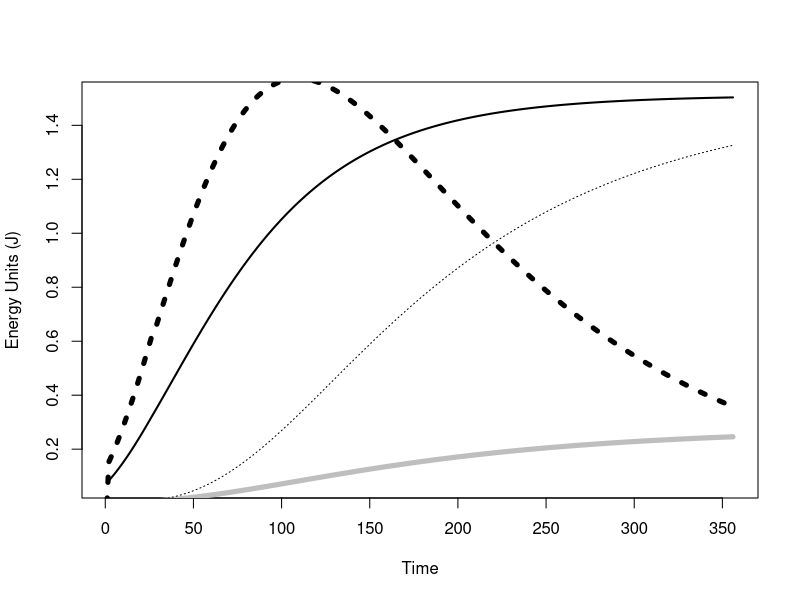
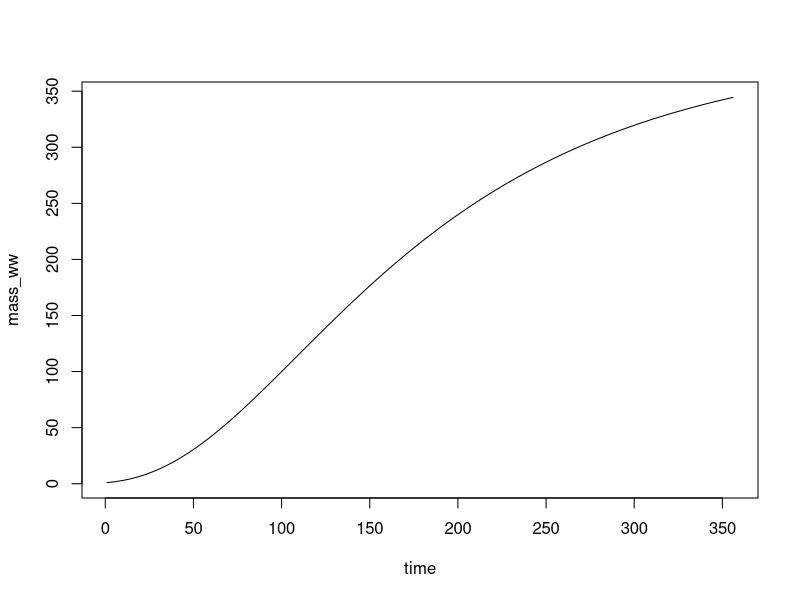
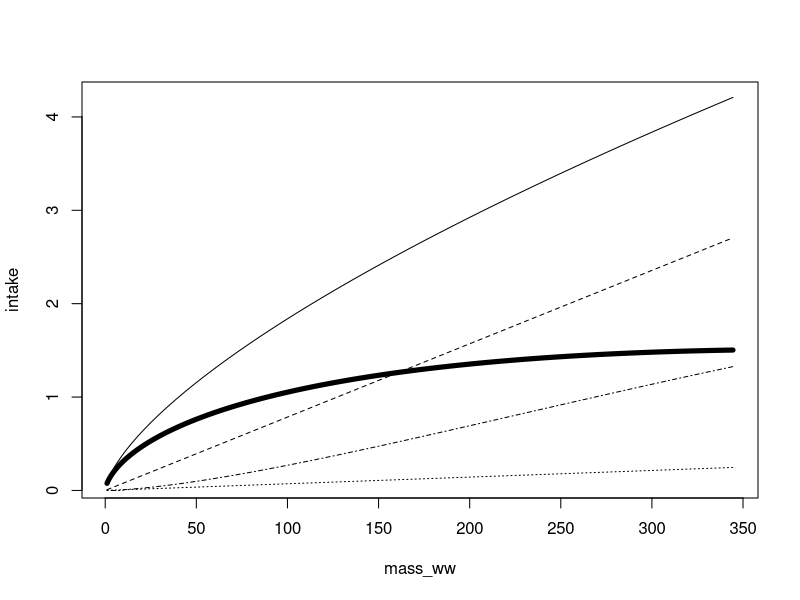
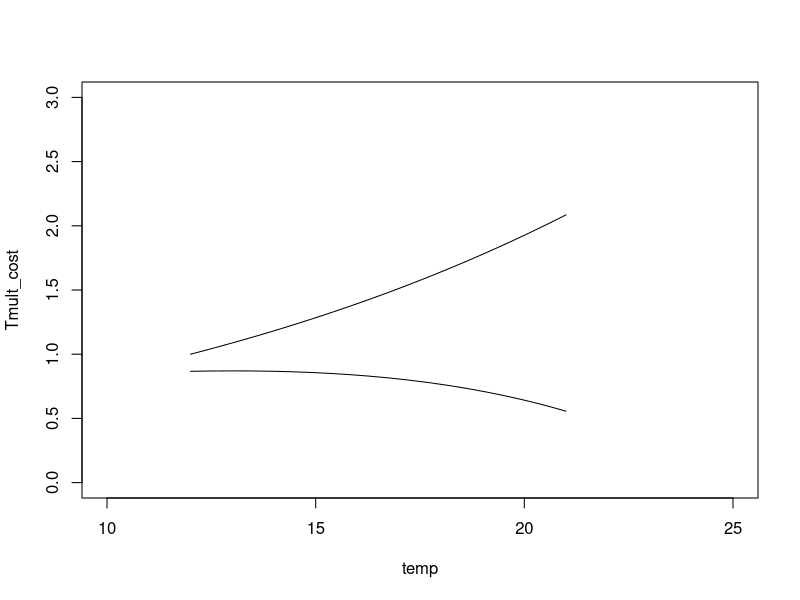
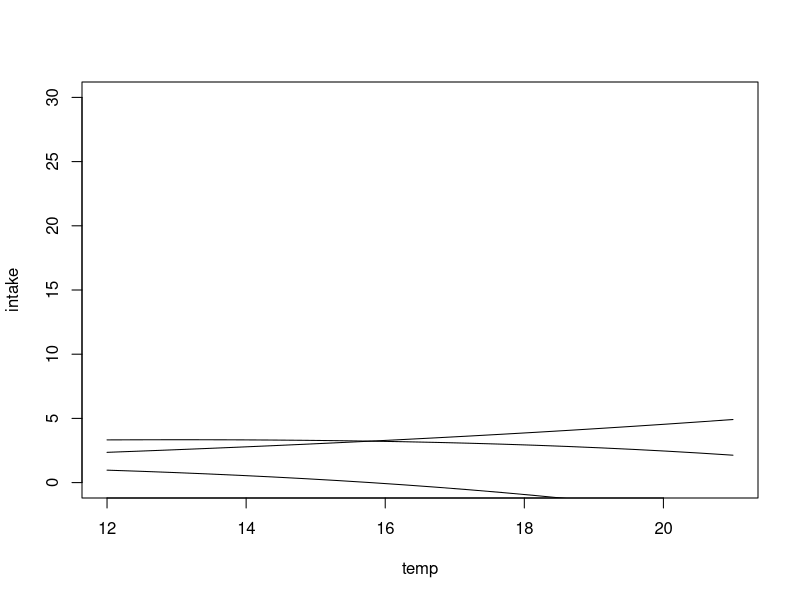
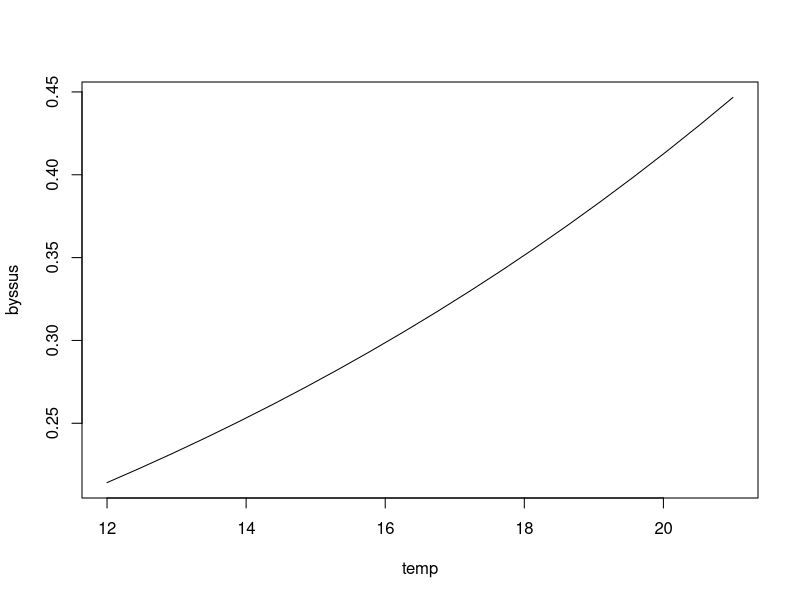
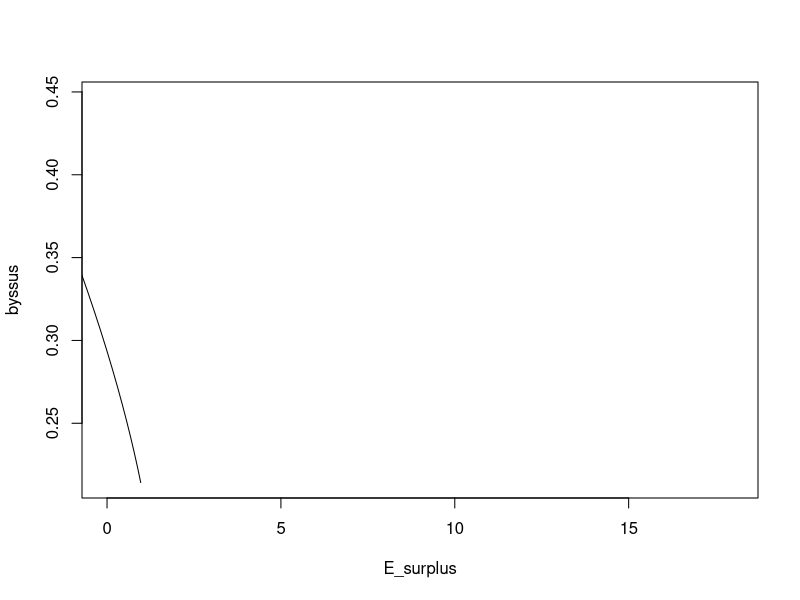
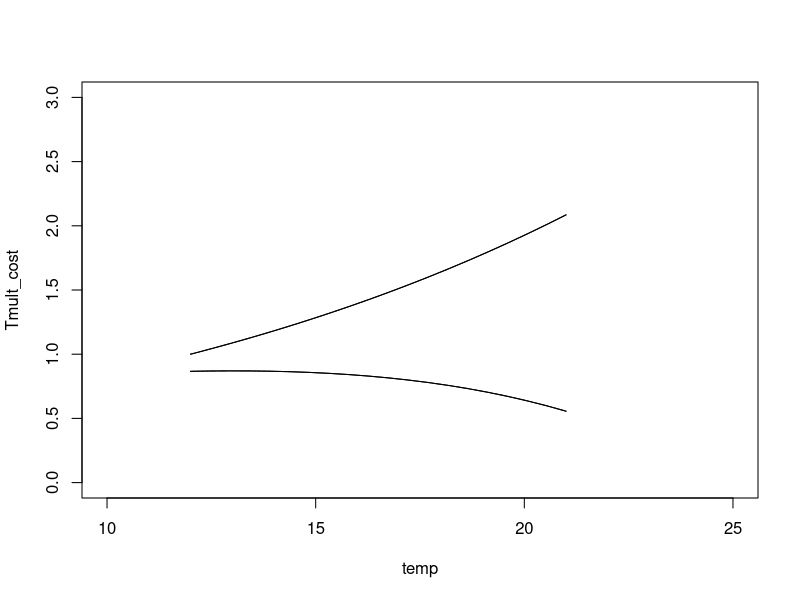

R code for these plots, in order: (Note: this script raises an error after producing the figures.)
# NEW M. trossulus MODEL FROM Sebens et al ####
# I'M NOT getting stuff that makes sense. Why does b_permass have to be so small, is it per mg not per g?
# 
# age at repro
# setting reproduction
# check labels on graph - they are mislabeled
# 


# scalars ####
a_perfood <- 2*4.2 *(1/1000)^(2/3) #2cal/g I X 4.2J/cal X (1g/1000 mg)^2/3 #0.25, brachi, will use M. edulis, Widdows and Bayne 1971
b_permass <- 1.7*4.2*1/1000 #.0145, brachi, will use M. edulis, was about .007, I calculated 0.006 for M. trossulus :)
eggs <- 0.11 # eggs, brachi
AE <- 0.75 # assimilation, Fly & Hilbish - AE vs. assimilation?
mortality <- 0.896 # mortality, brachi

# exponents ####
d <- 0.67 # intake, brachi, makes sense with surface area, tross might be 0.70
e <- 1 # cost, brachi, makes sense with volume

# temp parameters #### 
# guestimated. 
# Right I'm now using 10deg as a ref temp, a factor of 1.
temp <- 10 # temp (was in "other parameters category")
Aarhenius_T <- 6842.7 # Used to change cost with T # From Fly & Hilbish
ref_T_cost <- 283 #283K=10C # Used to change cost with T # At this temp, coeff is 1
ambient_T_cost <- temp # ambient temp
critical_T_intake <- 20 # this is the optimal intake temp
max_T_intake <- 30 # max temp for intake, shut down
const_Aarhenius <- 2
# Could fit these parameters for mussels

# Checked fcn here, used this to see if it is reasonable:
# temp<- seq(from = 5, to = 25, by = 1)
# 
# Tmult_cost <- const_Aarhenius^(Aarhenius_T/ref_T_cost-Aarhenius_T/(temp+273))
# for(i in 1:length(temp)){
# if(temp[i]<critical_T_intake){
#   Tmult_int[i] <- Tmult_cost[i]
# } else {
#   Tmult_int[i] <- Tmult_cost[i] - Tmult_cost[i]*(temp[i]-critical_T_intake)/(max_T_intake-critical_T_intake)
# }
# }
# plot(temp, Tmult_int, ylim = c(0,2))

Tmult_cost <- const_Aarhenius^(Aarhenius_T/ref_T_cost-Aarhenius_T/(temp+273))
if(temp<critical_T_intake){
  Tmult_int <- Tmult_cost
} else {
  Tmult_int <- Tmult_cost - Tmult_cost*(temp-critical_T_intake)/(max_T_intake-critical_T_intake)
}


# other parameters ####
food <- 1 # intake multiplier, brachi was 1.5
en_density <- 2 #500j/g =.5j/mg, so 2mg/j; #.38 # mg/J, tissue per energy unit, brachi - probably conserved but how did they get this number?
stress <- 1 # cost multiplier,  brachi
size_maturity <- 10 # mg, size at maturity, 3000mg from tross del_M calc worksheet, somatic<full tissue weight
reprod_multiplier <- 1 # reproduction multiplier, brachi was 1, but if k is about half and half then this should be more like .5
opt_size_reducer <- 1 # lets reproduction equal surplus early
byssus_multiplier <- 0.10 # fraction of respiration to byssus
max_time <- 356 # days, How many days to use in the model
initial_mass_ww <- 1 # mg, What is the initial mass 

# calculated scalers
a <- a_perfood*food*Tmult_int
b <- b_permass*stress*(1+byssus_multiplier)*Tmult_cost
(Wopt <- ((b*e)/(a*d))^(1/(d-e)))

# set up vectors ####
time <- seq(from = 1, to = max_time, by = 1)

# mass mg wet weight
mass_ww <- rep(x = -99, len = max_time)

# assimilated intake with temp effect, 
# minus basal metabolic cost, 
# mult by temp effect and byssus effect
E_surplus <- rep(x = -99, len = max_time)

intake <- rep(x = -99, len = max_time)
cost <- rep(x = -99, len = max_time)
byssus <- rep(x = -99, len = max_time)
reproduction <- rep(x = -99, len = max_time)

# run model ####
for(i in 1:(max_time)){
  # Calculate mass
  if(i == 1){
    mass_ww[i] <- initial_mass_ww
  } else {
    mass_ww[i] <- mass_ww[i-1]+en_density*(intake[i-1]-cost[i-1]-reproduction[i-1]) #in mg
  }
  
  intake[i] <- a*(mass_ww[i]^d)
  cost[i] <- b*(mass_ww[i]^e)
  #E_surplus[i] <- a*(mass_ww[i]^d)-b*(mass_ww[i]^e) #in J, Is this necessary?
  E_surplus[i] <- intake[i]-cost[i]
  byssus[i] <- cost[i]-cost[i]/(1+byssus_multiplier) # Here byssus is a fraction f the cost
  
  # Calculate reproduction
  if(mass_ww[i]<size_maturity){
    reproduction[i] <- 0
  } else {
    reproduction[i] <- E_surplus[i]*(1-reprod_multiplier*((Wopt-opt_size_reducer*mass_ww[i])/Wopt))
  }
}





# calculate relationships
E_growth <- rep(x = -99, len = max_time)
E_growth[2:max_time] <- mass_ww[2:max_time] - mass_ww[1:(max_time-1)]
E_growth[1:1] <- 0  # initial growth at very first timepoint is 0

# Sebens plots ####  
length(time)
length(mass_ww)
plot(time,E_surplus, type = "l", 
     lty = 1,
     lwd = 2,
     #ylim = c(0,40),
     ylab = "Energy Units (J)",
     xlab = "Time")
lines(time,byssus, lwd = 5, col = "grey")
lines(time,E_growth, lwd = 5, lty = 3)
lines(time,reproduction, lwd = 1, lty = 3, col = "black")

# Von-Bertlanffy growth
plot(time,mass_ww, type = "l")

# EOS within realistic range of survival
plot(mass_ww, intake, lty = 1, type = "l")
lines(mass_ww,cost, lty = 2)
lines(mass_ww, E_surplus, lwd = 5)
lines(mass_ww, reproduction, lwd = 1, lty = 4)
lines(mass_ww, byssus, lwd = 1, lty = 3)

# MODIFICATION_Temperatures ####
# temp parameters ####
Aarhenius_T <- 6842.7 # Used to change cost with T
ref_T_cost <- 285 #285K=12C # Used to change cost with T 
ambient_T_cost <- temp # ambient temp
critical_T_intake <- 10 # this is the optimal intake temp
max_T_intake <- 25 # max temp for intake, shut down
const_Aarhenius <- 2.71816
# Could fit these parameters for mussels

temp <- seq(from = 12, to = 21, length.out = 20)
# set up vectors ####

# assimilated intake with temp effect, 
# minus basal metabolic cost, 
# mult by temp effect and byssus effect
E_surplus <- seq(from = 5, to = 30, length.out = 20)

intake <- seq(from = 5, to = 30, length.out = 20)
cost <- seq(from = 5, to = 30, length.out = 20)
byssus <- seq(from = 5, to = 30, length.out = 20)
reproduction <- seq(from = 5, to = 30, length.out = 20)

mass_ww <- 300
for(i in 1:length(temp)){
  Tmult_cost[i] <- const_Aarhenius^(Aarhenius_T/ref_T_cost-Aarhenius_T/(temp[i]+273))
  if(temp[i]<critical_T_intake){
    Tmult_int[i] <- Tmult_cost[i]
  } else {
    Tmult_int[i] <- Tmult_cost[i] - Tmult_cost[i]*(temp[i]-critical_T_intake)/(max_T_intake-critical_T_intake)
  }
  a[i] <- a_perfood*food*Tmult_int[i]
  b[i] <- b_permass*stress*(1+byssus_multiplier)*Tmult_cost[i]
  Wopt[i] <- ((b[i]*e)/(a[i]*d))^(1/(d-e))
  
  intake[i] <- a[i]*(mass_ww^d)
  cost[i] <- b[i]*(mass_ww^e)
  E_surplus[i] <- intake[i]-cost[i]
  byssus[i] <- cost[i]-cost[i]/(1+byssus_multiplier) # Here byssus is a fraction f the cost
  
  # Calculate reproduction
  if(mass_ww<size_maturity){
    reproduction[i] <- 0
  } else {
    reproduction[i] <- E_surplus[i]*(1-reprod_multiplier*
                                       ((Wopt[i]-opt_size_reducer*mass_ww[i])/Wopt[i]))
  }
  
}


plot(temp,Tmult_cost, type = "l", ylim = c(0,3), xlim = c(10,25))
lines(temp,Tmult_int)

plot(temp,intake, type = "l", ylim = c(0,30))
lines(temp,cost)
lines(temp,E_surplus)

plot(temp,byssus, type = "l")

plot(E_surplus,byssus,type = 'l', xlim = c(0,18))

# MODIFICATION_Temperatures_different_a ####
# temp parameters ####
Aarhenius_T <- 6842.7 # Used to change cost with T
ref_T_cost <- 285 #285K=12C # Used to change cost with T 
ambient_T_cost <- temp # ambient temp
critical_T_intake <- 10 # this is the optimal intake temp
max_T_intake <- 25 # max temp for intake, shut down
const_Aarhenius <- 2.71816
# Could fit these parameters for mussels

temp <- seq(from = 12, to = 21, length.out = 20)
# set up vectors ####

# assimilated intake with temp effect, 
# minus basal metabolic cost, 
# mult by temp effect and byssus effect
E_surplus <- seq(from = 5, to = 30, length.out = 20)

intake <- seq(from = 5, to = 30, length.out = 20)
cost <- seq(from = 5, to = 30, length.out = 20)
byssus <- seq(from = 5, to = 30, length.out = 20)
reproduction <- seq(from = 5, to = 30, length.out = 20)

mass_ww <- 300
for(i in 1:length(temp)){
  Tmult_cost[i] <- const_Aarhenius^(Aarhenius_T/ref_T_cost-Aarhenius_T/(temp[i]+273))
  if(temp[i]<critical_T_intake){
    Tmult_int[i] <- Tmult_cost[i]
  } else {
    Tmult_int[i] <- Tmult_cost[i] - Tmult_cost[i]*(temp[i]-critical_T_intake)/(max_T_intake-critical_T_intake)
  }
  a[i] <- a_perfood*food*Tmult_int[i]
  b[i] <- b_permass*stress*(1+byssus_multiplier)*Tmult_cost[i]
  Wopt[i] <- ((b[i]*e)/(a[i]*d))^(1/(d-e))
  
  intake[i] <- a[i]*(mass_ww^d)
  cost[i] <- b[i]*(mass_ww^e)
  E_surplus[i] <- intake[i]-cost[i]
  byssus[i] <- cost[i]-cost[i]/(1+byssus_multiplier) # Here byssus is a fraction f the cost
  
  # Calculate reproduction
  if(mass_ww<size_maturity){
    reproduction[i] <- 0
  } else {
    reproduction[i] <- E_surplus[i]*(1-reprod_multiplier*
                                       ((Wopt[i]-opt_size_reducer*mass_ww[i])/Wopt[i]))
  }
  
}

plot(temp,Tmult_cost, type = "l", ylim = c(0,3), xlim = c(10,25))
lines(temp,Tmult_int)

for(i in 1:length(temp)){
  Tmult_cost[i] <- const_Aarhenius^(Aarhenius_T/ref_T_cost-Aarhenius_T/(temp[i]+273))
  if(temp[i]<critical_T_intake){
    Tmult_int[i] <- Tmult_cost[i]
  } else {
    Tmult_int[i] <- Tmult_cost[i] - Tmult_cost[i]*(temp[i]-critical_T_intake)/(max_T_intake-critical_T_intake)
  }
  a[i] <- a_perfood*food*Tmult_int[i]
  b[i] <- b_permass*stress*(1+byssus_multiplier)*Tmult_cost[i]
  Wopt[i] <- ((b[i]*e)/(a[i]*d))^(1/(d-e))
  
  intake[i] <- a[i]*(mass_ww^d)
  cost[i] <- b[i]*(mass_ww^e)
  E_surplus[i] <- intake[i]-cost[i]
  byssus[i] <- cost[i]-cost[i]/(1+byssus_multiplier) # Here byssus is a fraction f the cost
  
  # Calculate reproduction
  if(mass_ww<size_maturity){
    reproduction[i] <- 0
  } else {
    reproduction[i] <- E_surplus[i]*(1-reprod_multiplier*
                                       ((Wopt[i]-opt_size_reducer*mass_ww[i])/Wopt[i]))
  }
  
}

intake2 <- intake/2
E_surplus2 <- intake2-cost

lines(temp,Tmult_cost)
lines(temp,Tmult_int)
lines(temp,Tmult_int2)

plot(temp,intake, type = "l", ylim = c(-30,30))
lines(temp,cost)
plot(temp,E_surplus, type = "l")
lines(temp,E_surplus2)

plot(temp,byssus, type = "l")

plot(E_surplus,byssus,type = 'l')
lines(E_surplus2,byssus,type = 'l')
# This gives us the OPPOSITE prediction... 

plot(temp,byssus,type = 'l')
lines(temp,byssus,type = 'l')

